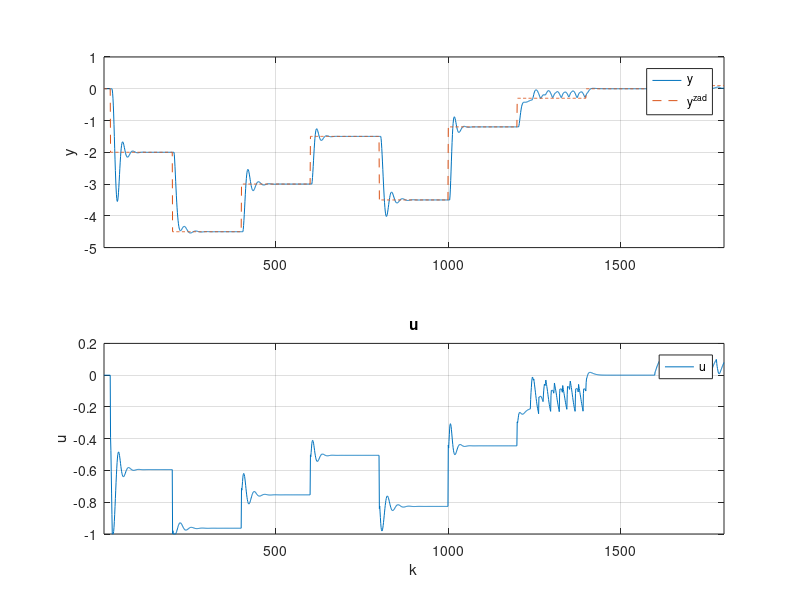

Source code (MATLAB): (Note: this script raises an error after producing the figure.)
addpath('../../../../../../matlab2tikz-master/src/');
outputFile = '../z5PID4.tex';

y = dlmread('y.csv','\t');
yzad = dlmread('y_zad.csv','\t');
%y2 = dlmread('y3.csv','\t');
%y3 = dlmread('y4.csv','\t');
%y4 = dlmread('y5.csv','\t');
u = dlmread('u.csv','\t');

%%z = dlmread('zad6_z_best_nie_licz_zakl.csv','\t');
x = 1:length(u);

figure(1);


subplot(2,1, 1);
hold on;
plot(x,y);
plot(x,yzad, '--');
%plot(x,y2);
%plot(x,y3);
%plot(x,y4);
xlim([min(x) max(x)]);
%title('y');
%xlabel('k');
ylabel('y');
legend('y','y^{zad}', 'Location', 'NorthEast');
%ylim([floor(min(y)) ceil(0.5+max(y))]);
grid on;
box on;

 subplot(2,1, 2);
 hold on;
 %stairs(x,u);
 plot(x,u);
 %plot(x,u1);
% plot(x,u2);
% plot(x,u3);
% plot(x,u4);
 xlim([min(x) max(x)]);
 title('u');
xlabel('k');
 ylabel('u');
 legend('u', 'Location', 'NorthEast');
 grid on;
 box on;

% subplot(3,1, 3);
% hold on;
% stairs(x,z);
% xlim([min(x) max(x)]);
% %title('z');
% xlabel('k');
% ylabel('z');
% legend('z', 'Location', 'NorthEast');
% grid on;
% box on;

% dwie linijki poni�ej zapewniaj� poprawne ustawienie wykresu w pdf-ie
% oraz pozwalaj� nazwa� wykres pod spodem
%beforeFigure = [sprintf('\\begin{figure}[H] \n\\centering')];
%afterFigure = [sprintf('\\caption{%s}\n\\end{figure}', title)];

matlab2tikz(outputFile, ...
    'showInfo', false, ...
    'encoding', 'UTF-8');
%    'extraCode', beforeFigure, ...
%    'extraCodeAtEnd', afterFigure);
hold off;
%close(1)